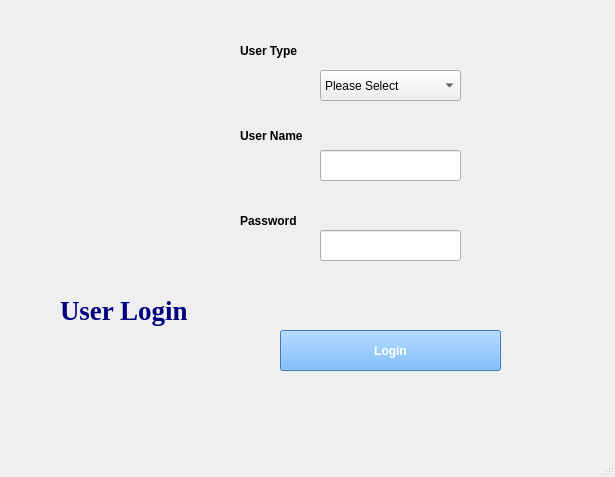
<?xml version="1.0" encoding="UTF-8"?>
<ui version="4.0">
 <class>MainWindow</class>
 <widget class="QMainWindow" name="MainWindow">
  <property name="geometry">
   <rect>
    <x>0</x>
    <y>0</y>
    <width>615</width>
    <height>477</height>
   </rect>
  </property>
  <property name="windowTitle">
   <string>Login</string>
  </property>
  <property name="windowIcon">
   <iconset>
    <normaloff>../../Users/Pathum/Desktop/interfaces/10-512.png</normaloff>../../Users/Pathum/Desktop/interfaces/10-512.png</iconset>
  </property>
  <property name="styleSheet">
   <string notr="true"/>
  </property>
  <widget class="QWidget" name="centralwidget">
   <widget class="QPushButton" name="Btn_login">
    <property name="geometry">
     <rect>
      <x>280</x>
      <y>330</y>
      <width>221</width>
      <height>41</height>
     </rect>
    </property>
    <property name="font">
     <font>
      <weight>75</weight>
      <bold>true</bold>
     </font>
    </property>
    <property name="styleSheet">
     <string notr="true">color: rgb(255, 255, 255);
background-color: rgb(85, 170, 255);</string>
    </property>
    <property name="text">
     <string>Login</string>
    </property>
    <property name="icon">
     <iconset>
      <normaloff>../../Users/Pathum/Desktop/interfaces/contrasena.png</normaloff>../../Users/Pathum/Desktop/interfaces/contrasena.png</iconset>
    </property>
   </widget>
   <widget class="QLabel" name="lbl_uid">
    <property name="geometry">
     <rect>
      <x>240</x>
      <y>120</y>
      <width>71</width>
      <height>31</height>
     </rect>
    </property>
    <property name="font">
     <font>
      <pointsize>9</pointsize>
      <weight>75</weight>
      <bold>true</bold>
     </font>
    </property>
    <property name="text">
     <string>User Name</string>
    </property>
   </widget>
   <widget class="QLabel" name="lbl_utype">
    <property name="geometry">
     <rect>
      <x>240</x>
      <y>40</y>
      <width>61</width>
      <height>21</height>
     </rect>
    </property>
    <property name="font">
     <font>
      <pointsize>9</pointsize>
      <weight>75</weight>
      <bold>true</bold>
     </font>
    </property>
    <property name="text">
     <string>User Type</string>
    </property>
   </widget>
   <widget class="QLabel" name="lbl_pwd">
    <property name="geometry">
     <rect>
      <x>240</x>
      <y>210</y>
      <width>61</width>
      <height>21</height>
     </rect>
    </property>
    <property name="font">
     <font>
      <pointsize>9</pointsize>
      <weight>75</weight>
      <bold>true</bold>
     </font>
    </property>
    <property name="text">
     <string>Password</string>
    </property>
   </widget>
   <widget class="QLabel" name="label_4">
    <property name="geometry">
     <rect>
      <x>60</x>
      <y>280</y>
      <width>141</width>
      <height>61</height>
     </rect>
    </property>
    <property name="font">
     <font>
      <family>Times New Roman</family>
      <pointsize>20</pointsize>
      <weight>75</weight>
      <bold>true</bold>
     </font>
    </property>
    <property name="styleSheet">
     <string notr="true">color: rgb(0, 0, 127);</string>
    </property>
    <property name="text">
     <string>User Login</string>
    </property>
   </widget>
   <widget class="QLineEdit" name="txt_uname">
    <property name="geometry">
     <rect>
      <x>320</x>
      <y>150</y>
      <width>141</width>
      <height>31</height>
     </rect>
    </property>
   </widget>
   <widget class="QLineEdit" name="txt_pwd">
    <property name="geometry">
     <rect>
      <x>320</x>
      <y>230</y>
      <width>141</width>
      <height>31</height>
     </rect>
    </property>
    <property name="echoMode">
     <enum>QLineEdit::Password</enum>
    </property>
   </widget>
   <widget class="QComboBox" name="com_utype">
    <property name="geometry">
     <rect>
      <x>320</x>
      <y>70</y>
      <width>141</width>
      <height>31</height>
     </rect>
    </property>
    <property name="acceptDrops">
     <bool>false</bool>
    </property>
    <property name="currentText">
     <string>Please Select</string>
    </property>
    <item>
     <property name="text">
      <string>Please Select</string>
     </property>
    </item>
    <item>
     <property name="text">
      <string>Admin</string>
     </property>
    </item>
    <item>
     <property name="text">
      <string>Manager</string>
     </property>
    </item>
    <item>
     <property name="text">
      <string>Monitoring_Person</string>
     </property>
    </item>
   </widget>
   <widget class="QLabel" name="label">
    <property name="geometry">
     <rect>
      <x>30</x>
      <y>80</y>
      <width>200</width>
      <height>200</height>
     </rect>
    </property>
    <property name="styleSheet">
     <string notr="true"/>
    </property>
    <property name="text">
     <string/>
    </property>
    <property name="pixmap">
     <pixmap>../../Users/Pathum/Desktop/interfaces/resize/mob-login-icon-new.png</pixmap>
    </property>
   </widget>
  </widget>
  <widget class="QStatusBar" name="statusbar"/>
 </widget>
 <resources>
  <include location="../../Users/Pathum/Desktop/aac.qrc"/>
 </resources>
 <connections/>
</ui>
